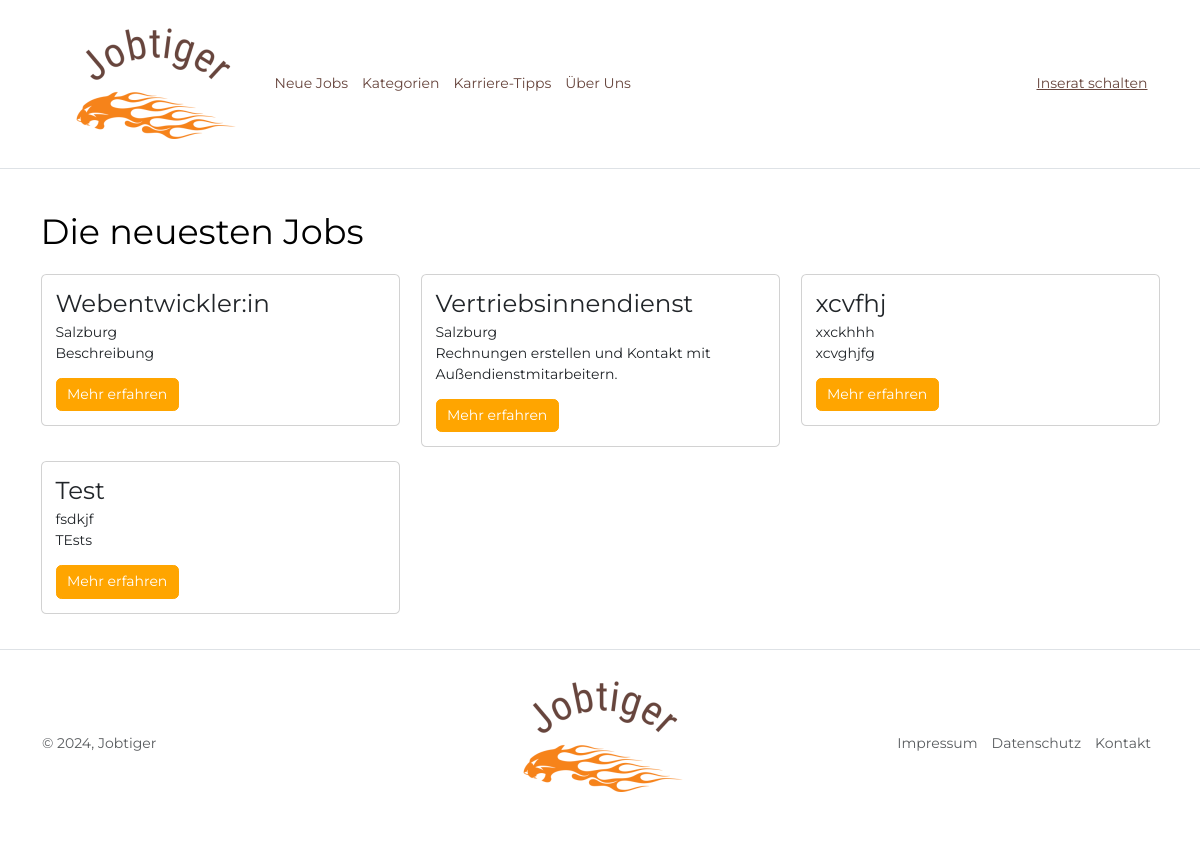
/neue-jobs.php, run on an earlier commit of the app's database.
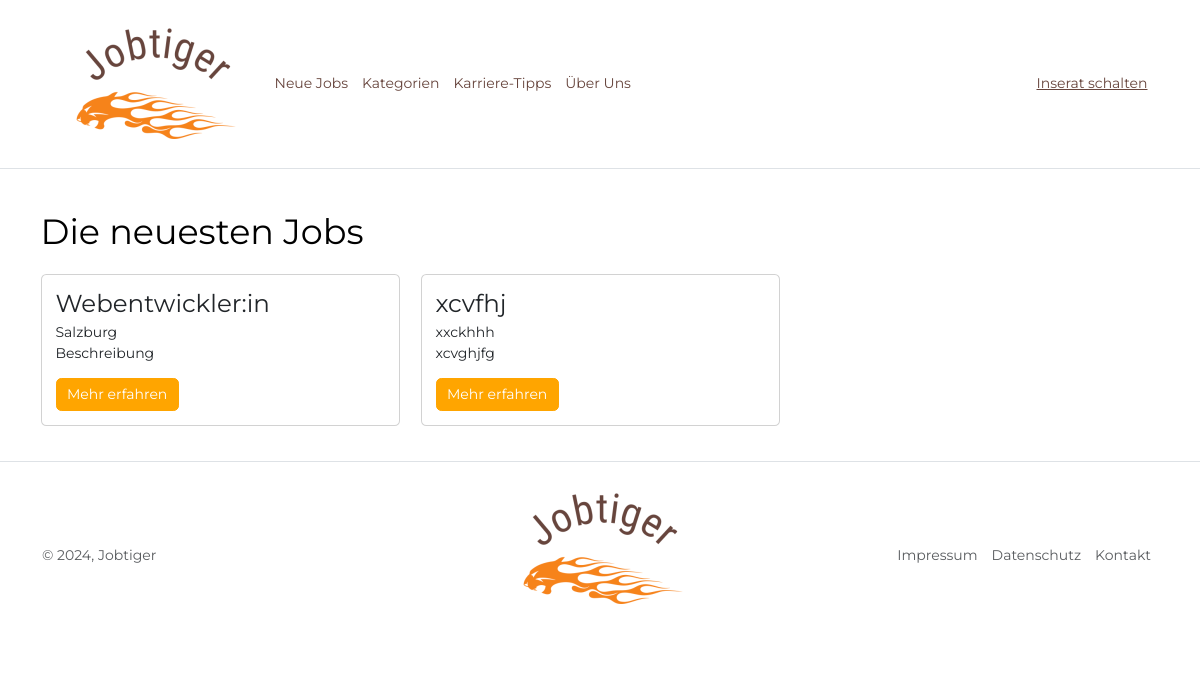
And on a later commit of the database.
### tables this page shows
CREATE TABLE `jobs` (
  `id` int(10) UNSIGNED NOT NULL,
  `titel` varchar(255) NOT NULL,
  `beschreibung` varchar(255) NOT NULL,
  `qualifikation` varchar(255) NOT NULL,
  `dienstort` varchar(255) NOT NULL,
  `stundenausmass` varchar(255) NOT NULL,
  `gehalt` varchar(255) NOT NULL,
  `kategorie_id` int(10) UNSIGNED NOT NULL,
  `benutzer_id` int(10) UNSIGNED NOT NULL,
  `datum` datetime NOT NULL DEFAULT current_timestamp(),
  `sichtbar` varchar(10) NOT NULL DEFAULT 'ja',
  `aenderungsdatum` datetime NOT NULL DEFAULT current_timestamp()
);

### setup.php (called while the page is built, shortened)
<?php
spl_autoload_register(
    function (string $klasse) {
        $prefix = "WIFI\\Jobportal\\";
        $basis = __DIR__ . "/";
        $laenge = strlen($prefix);
        $klasse_ohne_prefix = substr($klasse, $laenge);
        $datei = $basis . $klasse_ohne_prefix . ".php";
        $datei = str_replace("\\", "/", $datei);
    }
);

### Fdb/Mysql.php (called while the page is built, shortened)
<?php
class Mysql {
    private static ?Mysql $instanz = null;
    public static function getInstanz(): Mysql {
        if (!self::$instanz) {
            self::$instanz = new Mysql();
        }
        return self::$instanz;
    }
    private \mysqli $db;
    public function verbinden() {
        $this->db = new \mysqli(MYSQL_HOST, MYSQL_USER, MYSQL_PASSWORT, MYSQL_DATENBANK);
        $this->db->set_charset('utf8mb4');
    }
    public function query(string $input): \mysqli_result|bool {
        $ergebnis = $this->db->query($input);
        return $ergebnis;
    }
}

### neue-jobs.php (the view, shortened to what this page needs)
<?php
include "kopf-frontend.php";
include "setup.php";
$db = Mysql::getInstanz();
$ergebnis_jobs = $db->query("SELECT id, titel, dienstort, beschreibung FROM jobs WHERE sichtbar = 'ja' ORDER BY datum ASC LIMIT 12");
echo "<main>
<div class='container'>
    <h1 class='mt-5 mb-4'>Die neuesten Jobs</h1>";
echo "<div class='row'>";
if ($ergebnis_jobs->num_rows == 0) {
    echo "<div class='col-md-12'>";
    echo "Es wurden leider keine passenden Jobs gefunden!";
    echo "</div>";
} else {
    while ($row = $ergebnis_jobs->fetch_assoc()) {
        $job_id = $row['id'];
        echo "<div class='col-md-4'>";
        echo "<div class='card mb-3'>";
        echo "<div class='card-body'>";
        echo "<h3 class='card-title'>" . htmlspecialchars($row["titel"]) . "</h3>";
        echo "<p class='card-subtitle'>" . htmlspecialchars($row["dienstort"]) . "</p>";
        echo "<p class='card-text'>" . htmlspecialchars($row["beschreibung"]) . "</p>";
        echo "<a href='job_detail.php?id={$job_id}' class='btn btn-primary'>Mehr erfahren</a>";
        echo "</div></div></div>";
    }
}
echo "</div></div></main>";
include "fuss.php";
?>

What changed in the data, as far as the page shows it:
no longer on this page (row edited): jobs: titel "Vertriebsinnendienst", dienstort "Salzburg", beschreibung "Rechnungen erstellen und Kontakt mit Außendienstmitarbeitern."
removed jobs: titel "Test", dienstort "fsdkjf", beschreibung "TEsts"
